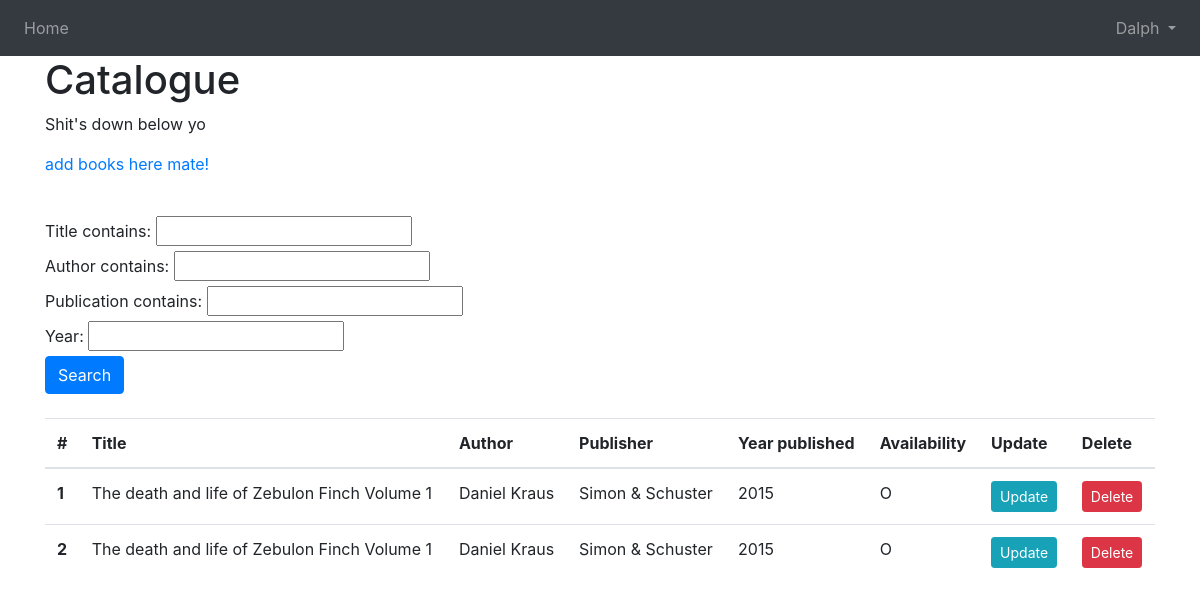
/catalogue/ (signed in), run on the app's committed database.
### book/models.py (models this page shows, shortened)
class Book(models.Model):
    title = models.CharField(max_length=100)
    author = models.CharField(max_length=100)
    publication = models.CharField(max_length=100)
    year = models.IntegerField()
    available = models.BooleanField(default=True)

### book/views.py (the view)
# urls.py: path('catalogue/', views.catalogue, name='catalogue'),
def catalogue(request):
    books = Book.objects.all()
    myFilter = BookFilter(request.GET, queryset=books)
    books = myFilter.qs
    context = {
        'books': books,
        'myFilter': myFilter
    }
    return render(request, 'catalogue.html', context)

### templates/catalogue.html (shortened to what this page needs)
{% extends "base.html" %}
{% block content %}
<h1>Catalogue</h1>
<p>Shit's down below yo</p>
{% if perms.book.add_book %}
<p><a href="{% url 'createBook' %}">add books here mate!</a></p>
{% endif %}
<br>
    <form method="get">
        {{myFilter.form}}
        <button class="btn btn-primary" type="submit">Search</button>
    </form>
<br>
    <table class="table">
        <thead>
            <tr>
                <th scope="col">#</th>
                <th scope="col">Title</th>
                <th scope="col">Author</th>
                <th scope="col">Publisher</th>
                <th scope="col">Year published</th>
                <th scope="col">Availability</th>
                {% if perms.book.add_book %}
                <th scope="col">Update</th>
                <th scope="col">Delete</th>
                {% endif %}
            </tr>
        </thead>
        <tbody>
            {% for book in books %}
                <tr>
                <th scope="row">{{ forloop.counter }}</th>
                <td>{{ book.title }}</td>
                <td>{{ book.author }}</td>
                <td>{{ book.publication }}</td>
                <td>{{ book.year}}</td>
                <td>{{ book.available|yesno:"O,X" }}</td>
                {% if perms.book.add_book %}
                <td><a class="btn btn-sm btn-info" href="{% url 'updateBook' book.id %}" >Update</a></td>
                <td><a class="btn btn-sm btn-danger" href="{% url 'deleteBook' book.id %}" >Delete</a></td>
                {% endif %}
                </tr>
            {% endfor %}
        </tbody>
  </table>
{% endblock %}

### templates/base.html (shortened to what this page needs)
<!DOCTYPE html>
<html>
  <head>
    <link
      rel="stylesheet"
      href="https://stackpath.bootstrapcdn.com/bootstrap/4.4.1/css/bootstrap.min.css"
    />
    <link
      rel="stylesheet"
      href="https://stackpath.bootstrapcdn.com/font-awesome/4.7.0/css/font-awesome.min.css"
    />
  </head>
  <body>
    <nav class="navbar navbar-expand-lg navbar-dark bg-dark">
      <div class="collapse navbar-collapse" id="navbar">
        <div class="navbar-nav mr-auto">
          <a class="nav-item nav-link" id="home" href="/">Home</a>
        </div>
        <div class="navbar-nav ml-auto">
          {% if user.is_authenticated %}
          <div class="nav-item dropdown">
            <a class="nav-link dropdown-toggle" href="#" id="userDropdown" role="button" data-toggle="dropdown" aria-haspopup="true" aria-expanded="false">
              {{ user.username }}
            </a>
          </div>
          {% else %}
          <a class="nav-item nav-link" href="{% url 'register' %}">Register</a>
          <a class="nav-item nav-link" href="{% url 'login' %}">Login</a>
          {% endif %}
        </div>
      </div>
    </nav>
    <div class="container">{% block content %} {% endblock %}</div>
  </body>
</html>

### data on the page
Book: title "The death and life of Zebulon Finch Volume 1", author "Daniel Kraus", publication "Simon & Schuster", year "2015", available "O"
Book: title "The death and life of Zebulon Finch Volume 1", author "Daniel Kraus", publication "Simon & Schuster", year "2015", available "O"

### other printed values
{{ user.username }} "Dalph"
